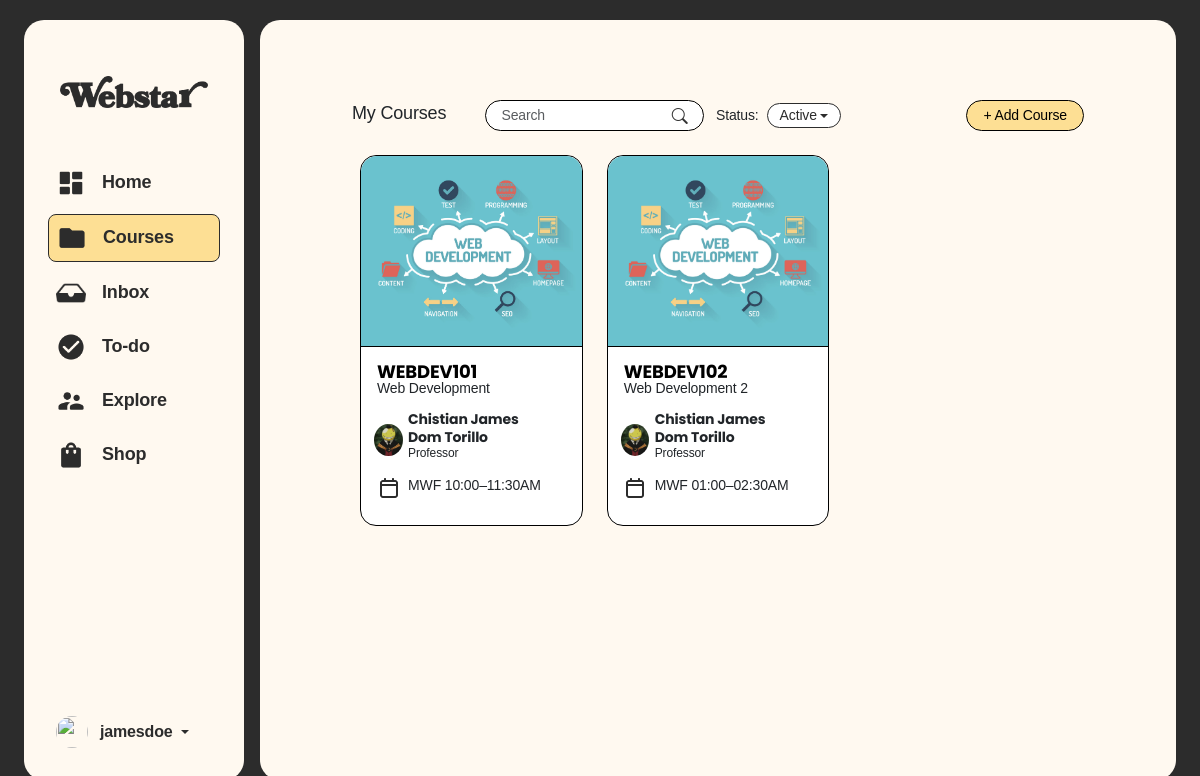
The page /course.php on the database its author committed.
### tables this page shows
CREATE TABLE `courses` (
  `courseID` int(11) NOT NULL,
  `userID` int(11) NOT NULL,
  `courseCode` varchar(50) NOT NULL,
  `courseTitle` varchar(255) NOT NULL,
  `courseImage` varchar(255) NOT NULL,
  `yearSection` varchar(50) NOT NULL,
  `schedule` varchar(255) NOT NULL,
  `code` varchar(20) NOT NULL
);

CREATE TABLE `userinfo` (
  `userInfoID` int(11) NOT NULL,
  `userID` int(11) NOT NULL,
  `profilePicture` varchar(100) NOT NULL,
  `firstName` varchar(50) NOT NULL,
  `middleName` varchar(50) NOT NULL,
  `lastName` varchar(50) NOT NULL,
  `studentID` varchar(50) NOT NULL,
  `programID` varchar(50) NOT NULL,
  `gender` varchar(50) NOT NULL,
  `yearLevel` varchar(20) NOT NULL,
  `yearSection` int(11) NOT NULL,
  `schoolEmail` varchar(50) NOT NULL,
  `contactNumber` varchar(20) NOT NULL,
  `facebookLink` text NOT NULL,
  `linkedInLink` text NOT NULL,
  `instagramLink` text NOT NULL,
  `createdAt` datetime NOT NULL,
  `isNewUser` int(1) NOT NULL DEFAULT 1
);

### shared/assets/database/connect.php (called while the page is built, shortened)
<?php
  function executeQuery($query){
    $conn = $GLOBALS['conn'];
    return mysqli_query($conn, $query);
  }
?>

### course.php (the view, shortened to what this page needs)
<?php
include('shared/assets/database/connect.php');
$userID = '2';
$selectCourseQuery = "SELECT
    courses.*,
   	profInfo.firstName AS profFirstName,
    profInfo.middleName AS profMiddleName,
    profInfo.lastName AS profLastName,
    profInfo.profilePicture AS profPFP,
    SUBSTRING_INDEX(courses.schedule, ' ', 1)  AS courseDays,
    SUBSTRING_INDEX(courses.schedule, ' ', -1) AS courseTime
    FROM courses
    INNER JOIN userinfo AS profInfo
    	ON courses.userID = profInfo.userID
    INNER JOIN enrollments
    	ON courses.courseID = enrollments.courseID
    WHERE enrollments.userID = '$userID';
";
$selectCourseResult = executeQuery($selectCourseQuery);
?>
<!doctype html>
<html lang="en">
<head>
    <link href="https://cdn.jsdelivr.net/npm/bootstrap@5.3.6/dist/css/bootstrap.min.css" rel="stylesheet"
>
    <link rel="stylesheet" href="https://cdn.jsdelivr.net/npm/bootstrap-icons@1.13.1/font/bootstrap-icons.min.css">
    <link rel="stylesheet" href="shared/assets/css/global-styles.css">
    <link rel="stylesheet" href="shared/assets/css/sidebar-and-container-styles.css">
    <link href="https://cdnjs.cloudflare.com/ajax/libs/font-awesome/6.5.0/css/all.min.css" rel="stylesheet">
    <link rel="stylesheet" href="shared/assets/css/course.css">
</head>
<body>
    <div class="container-fluid min-vh-100 d-flex justify-content-center align-items-center p-0 p-md-3"
        style="background-color: var(--black);">
        <div class="row w-100">
            <?php include 'shared/components/sidebar-for-desktop.php'; ?>
            <div class="col main-container m-0 p-0 mx-0 mx-md-2 p-0 p-md-4 overflow-y-auto">
                <div class="card border-0 px-3 pt-3 m-0 h-100 w-100 rounded-0 shadow-none"
                    style="background-color: transparent;">
                    <div class="container-fluid py-3 overflow-y-auto">
                        <div class="row m-4 justify-content-center">
                            <div class="row header-section align-items-center justify-content-center">
                                <div class="col-12 col-xl-8 mb-3 mb-xl-0">
                                    <div class="row g-3">
                                        <div class="col-12 col-lg-3 px-0">
                                            <p class="text-sbold mb-0 lh-md dynamic-text text-start text-sm-center text-md-start">My Courses</p>
                                        </div>
                                        <div class="col-12 col-lg-6 px-0 px-xl-auto">
                                            <div class="search-container d-flex mx-sm-auto">
                                                <input type="text" placeholder="Search" class="form-control py-1 text-reg text-14">
                                                <button type="button" class="btn-outline-secondary ms-2">
                                                    <i class="bi bi-search"></i>
                                                </button>
                                            </div>
                                        </div>
                                        <div class="col-12 col-sm-3 justify-content-lg-end justify-content-xl-start align-items-center px-0 px-xl-auto d-flex d-sm-none d-lg-flex">
                                            <div class="d-flex align-items-center flex-nowrap">
                                                <span class="dropdown-label me-2 text-reg">Status:</span>
                                                <button class="btn dropdown-toggle dropdown-custom" type="button"
                                                    data-bs-toggle="dropdown" aria-expanded="false">
                                                    <span class="text-reg text-14">Active</span>
                                                </button>
                                            </div>
                                        </div>
                                    </div>
                                </div>
                                <div class="col-12 col-xl-4">
                                    <div class="row g-3">
                                        <div class="col-12 d-flex justsify-content-end align-items-center px-0 px-xl-auto">
                                            <div class="col-12 col-sm-6 col-lg-12 d-flex justify-content-end justify-content-sm-center justify-content-md-end align-items-center px-0">
                                                <button class="add-course-btn btn btn-primary px-3 py-1 rounded-pill text-reg text-md-14">
                                                    <a href="course-join.php" style="text-decoration: none; color: black;">+ Add Course</a>
                                                </button>
                                            </div>
                                        </div>
                                    </div>
                                </div>
                                <div class="row px-0">
                                    <?php
                                    if (mysqli_num_rows($selectCourseResult) > 0) {
                                        while ($courses = mysqli_fetch_assoc($selectCourseResult)) {
                                    ?>
                                            <div class="col-12 col-lg-6 col-xl-4 mt-4">
                                                <div class="card border border-black rounded-4">
                                                    <a href="course-info.php?courseID=<?php echo $courses['courseID']; ?>">
                                                        <img src="shared/assets/img/home/<?php echo $courses['courseImage']; ?>" class="card-img-top object-fit-cover rounded-top-4" alt="..." style="background-color: #FDDF94; height: 190px;">
                                                    </a>
                                                    <div class="card-body border-top border-black">
                                                        <div class="row lh-1 mb-2">
                                                            <a href="course-info.php?courseID=<?php echo $courses['courseID']; ?>" class="text-decoration-none text-black">
                                                                <p class="card-text text-bold text-18 m-0"><?php echo $courses['courseCode']; ?></p>
                                                            </a>
                                                            <p class="card-text text-reg text-14 mb-2"><?php echo $courses['courseTitle']; ?></p>
                                                        </div>
                                                        <div class="row px-3 mb-2">
                                                            <div class="col-1 d-flex justify-content-center align-items-center m-0 p-0">
                                                                <img src="pfp-uploads/<?php echo $courses['profPFP']; ?>" alt="" width="32" height="32" class="rounded-circle">
                                                            </div>
                                                            <div class="col-11 my-0 lh-sm">
                                                                <p class="card-text text-bold text-14 m-0"><?php echo $courses['profFirstName'] . " " . $courses['profMiddleName'] . " " . $courses['profLastName']; ?></p>
                                                                <p class="card-text text-med text-12 mb-2">Professor</p>
                                                            </div>
                                                        </div>
                                                        <div class="row px-3 mb-2">
                                                            <div class="col-1 d-flex justify-content-center align-items-center m-0 p-0">
                                                                <img src="shared/assets/img/course/Calendar.png" alt="" width="24" height="24">
                                                            </div>
                                                            <div class="col-11 my-0 lh-sm">
                                                                <p class="card-text text-reg text-14"><span class="text-med"><?php echo $courses['courseDays']; ?></span> <?php echo $courses['courseTime']; ?></p>
                                                            </div>
                                                        </div>
                                                    </div>
                                                </div>
                                            </div>
                                        <?php
                                        }
                                    } else {
                                        ?>
                                        <script>
                                            window.location.href = "course-join.php";
                                        </script>
                                    <?php
                                    }
                                    ?>
                                </div>
                            </div>
                        </div>
                    </div>
                </div>
            </div>
</body>
</html>

### rows shown on the page
courses: courseImage (picture), courseCode "WEBDEV101", courseTitle "Web Development", userinfo.profilePicture (picture), userinfo.firstName "Chistian James", userinfo.middleName "Dom", userinfo.lastName "Torillo", courseDays "MWF", courseTime "10:00–11:30AM"
courses: courseImage (picture), courseCode "WEBDEV102", courseTitle "Web Development 2", userinfo.profilePicture (picture), userinfo.firstName "Chistian James", userinfo.middleName "Dom", userinfo.lastName "Torillo", courseDays "MWF", courseTime "01:00–02:30AM"
